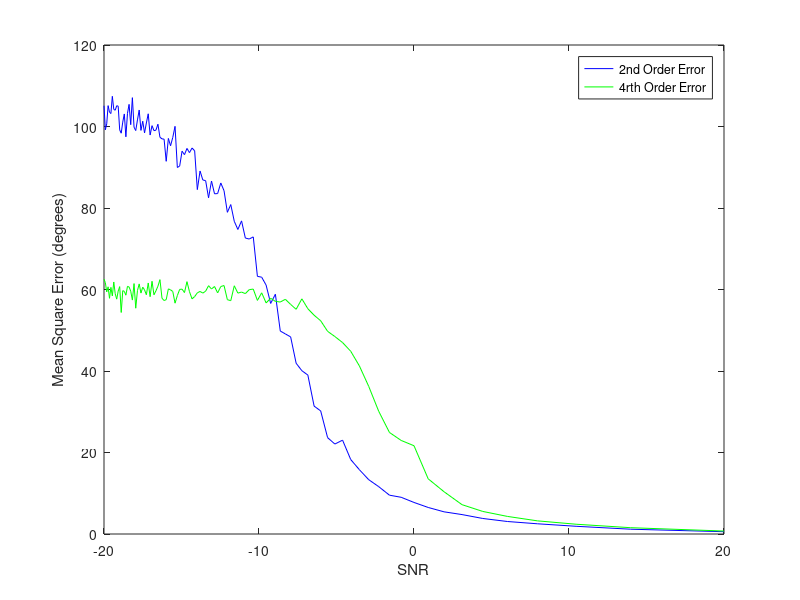
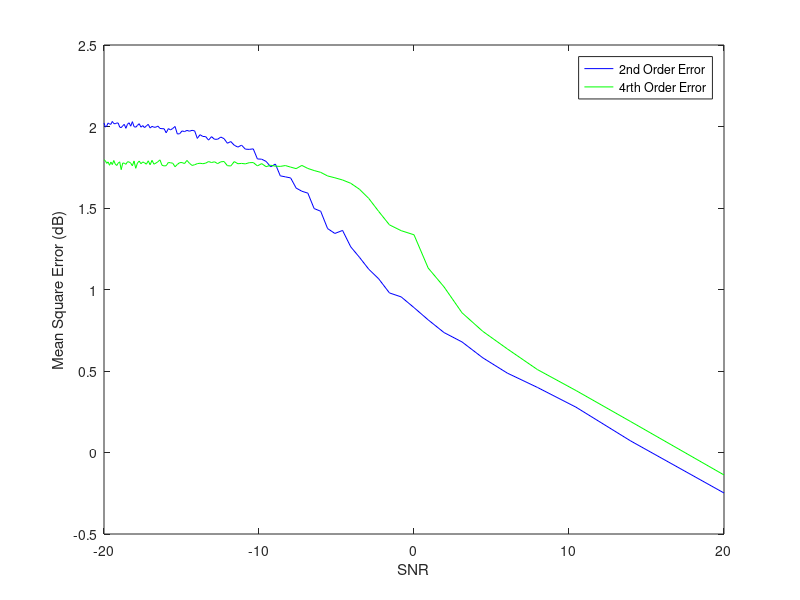

MATLAB code for these plots, in order:
%% Error Calculations Second and Fourth
clc;clear;
%% Initializations
alpha = 1;
 
pol_signal_one = [1;-1;0]/sqrt(2);
pol_cum_signal_one = [1;1;0;-1;0;0]/2; %ground
 
% pol_signal_one = [1;1;1]/sqrt(3);
% pol_cum_signal_one = [1;1;1;1;1;1]/3;
 
signal_one_offset = 30*pi/180;
samples = 500;
Window = 100;    %size of window
Averaged_samples = 100;
 
signal_one_phase_est_second = zeros(1,Averaged_samples);
signal_one_mag_est_second = zeros(1,Averaged_samples);
 
signal_one_phase_est_fourth = zeros(1,Averaged_samples);
signal_one_mag_est_fourth = zeros(1,Averaged_samples);
 
SNR = zeros(1,Averaged_samples);
%% Matrix Calculations
% Implimenting a window. Esprit and SR techniques
Noise = linspace(0.1,10,Averaged_samples);
for Averaged_sample = 1:Averaged_samples;
    
    SNR(Averaged_sample) = 10*log10(1/(Noise(Averaged_sample))^2);
    for n = 1:samples
        %% Random Statistics Used for Both second and forth order Algorithms
        signal_one =  pol_signal_one*(sqrt(-2*log(1-rand(1,Window))).*exp(1i*2*pi*rand(1,Window)));
        
        s1 = alpha*signal_one;
        s2 = alpha*exp(1i*signal_one_offset)*signal_one ;
        
        s1_Noise = s1 + Noise(Averaged_sample)*sqrt(-2*log(1-rand(3,Window))).*exp(1i*2*pi*rand(3,Window));
        s2_Noise = s2 + Noise(Averaged_sample)*sqrt(-2*log(1-rand(3,Window))).*exp(1i*2*pi*rand(3,Window));
        %% Second order Statistics
        p1_2 = [s1_Noise(1,:)
            s1_Noise(2,:)
            s1_Noise(3,:)];
        
        p2_2 = [s2_Noise(1,:)
            s2_Noise(2,:)
            s2_Noise(3,:)];
        
        R1_2 = p1_2*p1_2'/Window;
        R2_2 = p1_2*p2_2'/Window;
        
        A_2 = pinv(R1_2)*R2_2;
        
        [u_2,c_2] = eig(A_2);
        
        sort_pol_2 = abs(pol_signal_one'*u_2);
        [~,kk_2] = sort(sort_pol_2,'descend');
        signal_one_phase_est_second(Averaged_sample) = signal_one_phase_est_second(Averaged_sample) + ((angle(c_2(kk_2(1),kk_2(1)))+signal_one_offset)^2)/samples;
        signal_one_mag_est_second(Averaged_sample) = signal_one_mag_est_second(Averaged_sample) + (abs(c_2(kk_2(1),kk_2(1))))/samples;
        
        %% Fourth Order Statistics
        p1_4 = [s1_Noise(1,:).*s1_Noise(1,:)
            s1_Noise(2,:).*s1_Noise(2,:)
            s1_Noise(3,:).*s1_Noise(3,:)
            s1_Noise(1,:).*s1_Noise(2,:)
            s1_Noise(1,:).*s1_Noise(3,:)
            s1_Noise(2,:).*s1_Noise(3,:)];
        
        
        
        
        p2_4 = [s2_Noise(1,:).*s2_Noise(1,:)
            s2_Noise(2,:).*s2_Noise(2,:)
            s2_Noise(3,:).*s2_Noise(3,:)
            s2_Noise(1,:).*s2_Noise(2,:)
            s2_Noise(1,:).*s2_Noise(3,:)
            s2_Noise(2,:).*s2_Noise(3,:)];
        
        
        
        
        R1_4 = p1_4*p1_4'/Window;
        R2_4 = p1_4*p2_4'/Window;
        
        A_4 = pinv(R1_4)*R2_4;
        
        [u_4,c_4] = eig(A_4);
        
        sort_pol_4 = abs(pol_cum_signal_one'*u_4);
        [~,kk_4] = sort(sort_pol_4,'descend');
        signal_one_phase_est_fourth(Averaged_sample) = signal_one_phase_est_fourth(Averaged_sample) + ((0.5*angle(c_4(kk_4(1),kk_4(1)))+signal_one_offset)^2)/samples;
        signal_one_mag_est_fourth(Averaged_sample) = signal_one_mag_est_fourth(Averaged_sample) + (abs(c_4(kk_4(1),kk_4(1))))/samples;
        
    end
end
signal_one_phase_est_second_mnsqrd = sqrt(signal_one_phase_est_second)*180/pi;
signal_one_mag_est_second_mnsqrd = sqrt(signal_one_mag_est_second)*180/pi;
signal_one_phase_est_fourth_mnsqrd = sqrt(signal_one_phase_est_fourth)*180/pi;
signal_one_mag_est_fourth_mnsqrd = sqrt(signal_one_mag_est_fourth)*180/pi;
%% Plotting Results
 
% figure(1);
% plot(SNR,log10(signal_one_phase_est_fourth_mnsqrd),'g');
% title(' Co and Cross Polarizations (dB)');
% xlabel('SNR (dB)');ylabel('Mean Square Error (dB)')
% legend('4rth Order Error','Location','northeast');
 
figure(1);
plot(SNR,signal_one_phase_est_second_mnsqrd,'b');
hold on;
plot(SNR,signal_one_phase_est_fourth_mnsqrd,'g');
hold off;
xlabel('SNR');ylabel('Mean Square Error (degrees)')
legend('2nd Order Error','4rth Order Error','Location','northeast');
 
figure(2);title('Mean Square Error (dB)')
plot(SNR,log10(signal_one_phase_est_second_mnsqrd),'b');
hold on;
plot(SNR,log10(signal_one_phase_est_fourth_mnsqrd),'g');
hold off;
xlabel('SNR');ylabel('Mean Square Error (dB)')
legend('2nd Order Error','4rth Order Error','Location','northeast');
